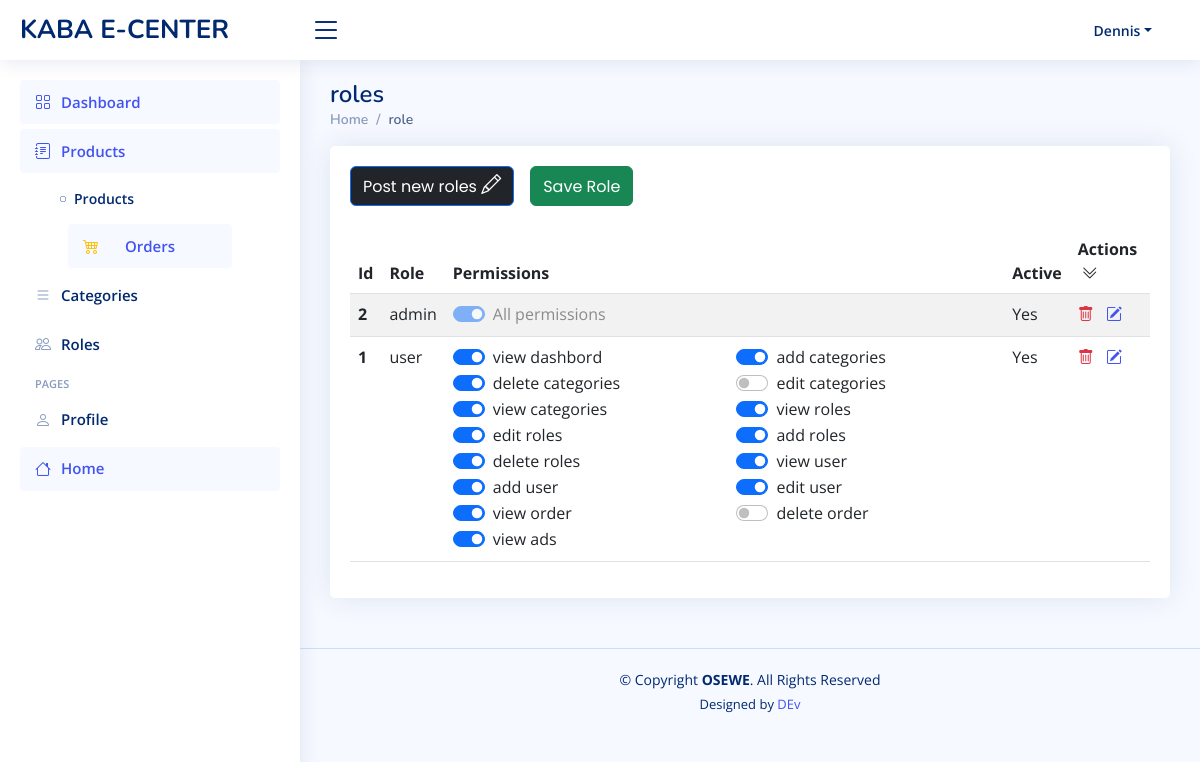
/public/admin/roles (signed in), run on the app's committed database.
### tables this page shows
CREATE TABLE `roles` (
  `id` int(11) NOT NULL,
  `role` varchar(40) NOT NULL,
  `disabled` tinyint(1) NOT NULL DEFAULT 0
);

### app/controllers/Admin.php (called while the page is built, shortened)
<?php
class Admin extends Controller
{
      public function roles($action =null, $id = null)
    {
            $data['action'] = $action;
            $data['id'] = $id;
            $data['title'] = "role";
            $role = new Role();
            if(user_can('view_roles'))
            {
              if($action == "add")
              {
                $data['role'] = $role->findALL();
                if($_SERVER['REQUEST_METHOD'] == 'POST' )
                      {
                        if(user_can('add_role'))
                        {
                          if($role->validate($_POST))
                          {
                              $_POST['slug'] = str_to_url($_POST['category']);
                              $role->insert($_POST);
                              message("Role created  successfuly");
                                redirect('admin/roles');
                          }
                        }
                        else
                        {
                          $role->errors['category'] = 'You have no permission!';
                        }
                          $data['errors']= $role->errors;
                      }
              }
              else
              {
                    $data['rows'] = $role->findALL();
              }
            }
            $this->view('admin/roles', $data);
  }
}

### app/core/app.php (called while the page is built, shortened)
<?php
class App
{
    protected $controller = '_404';
    protected $method = 'index';
    public function  __construct()
    {
     $arr = $this->getURL();
     $arr[0] = ucfirst($arr[0]);
        $filename = "../app/controllers/".$arr[0].".php";
     if(file_exists($filename))
        {
            $this->controller = $arr[0];
            unset($arr[0]);
        }
        else {
           require "../app/controllers/".$this->controller.".php";
        }
        $myController = new $this->controller();
        $myMethod = $arr[1] ?? '$this->method';
        if(!empty($arr[1]))
        {
            if(method_exists($myController, strtolower($myMethod)))
            {
                $this->method = strtolower($myMethod);
                unset($arr[1]);
            }
        }
        $arr = array_values($arr);
        call_user_func_array(array($myController, "$this->method"),$arr);
    }
    public function getURL()
    {
        $url = $_GET['url'] ?? 'home';
        $url = filter_var($url, FILTER_SANITIZE_URL);
        $arr = explode("/", $url);
        return $arr;
    }
}

### public/index.php (called while the page is built, shortened)
<?php
$app = new App();

### app/models/Auth.php (called while the page is built, shortened)
<?php
class auth{
     public static function logged_in()
     {
        if(!empty($_SESSION['USER_DATA']))
        {
            return  true;
        }
        else
        {
            return false;
        }
     }
      public static function __callstatic($fuction, $key)
     {
        $key = str_replace('get','', $fuction);
        $key = strtolower($key);
         if(!empty($_SESSION['USER_DATA']->$key))
        {
           return  $_SESSION['USER_DATA']->$key;
        }
     }
}

### app/core/database.php (called while the page is built)
<?php
class Database{
    private function connect(){
        $string = "mysql:host=".DBHOST.";dbname=".DBNAME;
        $con = new PDO($string,DBUSER,DBPASSWORD);
        return $con;
    }
    public function query($query, $data=[],$type = 'object')
    {
        $conn = $this->connect();
        $statement = $conn->prepare($query);
        if($statement)
        {
         $check = $statement->execute($data);
         if($check)
         {
            if($type == 'object')
            {
                $type = PDO::FETCH_OBJ;
            }
            else
            {
                $type = PDO::FETCH_ASSOC;
            }
            $result = $statement->fetchAll($type);
            if(is_array($result) && count($result)>0)
            {
                    if(property_exists($this, 'afterSelect'))
                    {
                        foreach ($this->afterSelect as  $functions) {
                        $result =  $this->$functions($result);
                        }
                    }
                return $result;
            }
         }
        }
        return false;
    }
}

### app/core/functions.php (called while the page is built, shortened)
<?php
function esc($str)
{
     return htmlspecialchars($str);
}
function user_can(string $permission):bool
{
   $role = Auth::getRole();
   $db = new Database();
   if(Auth::logged_in())
   {
       $sql = "select permission from permission_role where disabled = 0 && role_id  = :role";
      $myroles = $db->query($sql,['role'=>$role]);
      if($myroles){
         $myroles = array_column($myroles, 'permission');
      }
      else
      {
         $myroles = [];
      }
      if(in_array($permission,$myroles))
      {
                  return true;
      }
   }
  return false;
}

### app/core/model.php (called while the page is built, shortened)
<?php
class Model extends Database
{
    public $order = 'desc';
     public function findAll()
    {
        $sql = "select * from $this->table order by id $this->order";
         $result = $this->query($sql);
         if(is_array($result))
         {
             if(property_exists($this, 'afterSelect'))
            {
                foreach ($this->afterSelect as  $functions) {
                   $result =  $this->$functions($result);
                }
            }
            return $result ;
         }
         return false;
    }
}

### app/views/admin/roles.view.php (the view, shortened to what this page needs)
<main id="main" class="main">
  <?php if(user_can('view_roles')): ?>
<?php if($action == 'add'): ?>
     <?php if(message()): ?>
          <div  class="alert alert-danger alert-dismissible fade show" role="alert">
                      <i class="bi bi-exclamation-octagon me-1"></i>
                      <?php   echo message('',true);?>
                      <button type="button" class="btn-close" data-bs-dismiss="alert" aria-label="Close"></button>
          </div>
    <?php endif ?>
<?php if(user_can('add_roles')): ?>
<div class="card text-center mx-auto" style="width:30rem">
    <div class="card-body">
      <h5 class="card-title">Create Roles</h5>
      <form method="post" class="row g-3">
        <div class="col-md-12">
          <input type="text" name="role" class="form-control" placeholder="role name">
            <?php if(!empty($errors['role'])):?>
                <div class="text-danger"><?php echo $errors['role'] ?></div>
            <?php endif;?>
        </div>
        <div class="col-md-12">
          <div class="py-1">Active</div>
          <select name="disabled" id="inputState"  class="form-select">
            <option value="0" selected="">Yes</option>
            <option value="1" >No</option>
          </select>
        </div>
        <div class="text-center">
          <a href="<?php echo ROOT ?>/admin/roles" class="btn btn-secondary">Back to roles list</a>
          <button type="submit" class="btn btn-primary">Submit</button>
        </div>
      </form>
    </div>
</div>
      <?php else: ?>
        <div  class="alert alert-danger alert-dismissible fade show" role="alert">
          <i class="bi bi-exclamation-octagon me-1"></i>
              You dont have permission!
          <button type="button" class="btn-close" data-bs-dismiss="alert" aria-label="Close"></button>
        </div>
        <a href="<?php echo ROOT ?>/admin/roles" class="btn btn-secondary">Back to roles list</a>
      <?php endif ?>
<?php else:?>
    <?php if(user_can('view_roles')): ?>
    <div class="pagetitle">
      <h1>roles</h1>
      <nav>
        <ol class="breadcrumb">
          <li class="breadcrumb-item"><a href="i<?php echo ROOT ?>">Home</a></li>
          <li class="breadcrumb-item active"><?php echo esc($data['title']) ?? '' ?></li>
        </ol>
      </nav>
    </div>
    <section class="section">
      <div class="row">
        <div class="col-lg-12">
          <form method="post" class=" card">
            <div class="card-body ">
              <h5 class="card-title d-flex">
                <a class="pe-3" href="<?php echo ROOT ?>/admin/roles/add"><div class="btn btn-primary bg-dark float-end ">Post new roles <i class="bi bi-pencil h5"></i></div></a>
                <button  class="btn btn-success float-end ">Save Role <i class=" h5"></i></button>
              </h5>
              <div class="table-responsive">
                <table class="table table-striped">
                    <thead >
                    <tr >
                        <th scope="col">Id</th>
                        <th scope="col">Role</th>
                        <th scope="col">Permissions</th>
                        <th scope="col">Active</th>
                        <th scope="col">Actions<i class="bi bi-chevron-double-down px-1"></i></th>
                    </tr>
                    </thead>
                    <?php if(!empty($rows)): ?>
                    <tbody >
                        <?php foreach ($rows as $row): ?>
                    <tr>
                        <th scope="row"><?php echo esc($row->id ?? 'unknown') ?></th>
                        <td><?php echo esc($row->role ?? 'unknown') ?></td>
                        <td>
                         <div class="row">
                             <?php $incm = 0 ?>
                              <?php foreach(PERMISSIONS as $permission): ?>
                                <?php
                                $incm ++ ;
                                $row->permissions = $row->permissions ?? [];
                                ?>
                                <?php if(strtolower($row->role) == 'admin'): ?>
                                <div class="col-md-6">
                                  <div class="form-check form-switch">
                                    <input checked disabled  class="form-check-input" type="checkbox" id="<?php echo $incm?>flexSwitchCheckChecked<?php echo $row->id ?>" >
                                    <label class="form-check-label" for="<?php echo $incm?>flexSwitchCheckChecked<?php echo $row->id ?>"><div>All permissions</div></label>
                                  </div>
                                </div>
                                  <?php break; ?>
                                <?php endif ?>
                                <div class="col-md-6">
                                  <div class="form-check form-switch">
                                    <input  <?php echo (in_array($permission, $row->permissions)? 'checked': '') ?> value="<?php echo $permission ?>" name="<?php echo $row->id?>_<?php echo $incm ?>" class="form-check-input" type="checkbox" id="<?php echo $incm?>flexSwitchCheckChecked<?php echo $row->id ?>" >
                                    <label class="form-check-label" for="<?php echo $incm?>flexSwitchCheckChecked<?php echo $row->id ?>"><div><?php echo esc(str_replace('_', ' ',$permission)) ?></div></label>
                                  </div>
                                </div>
                              <?php endforeach ?>
                         </div>
                        </td>
                        <td><?php echo esc($row->disabled ? 'No': 'Yes' ?? 'unknown') ?></td>
                        <td>
                            <a href="<?php echo ROOT ?>/admin/roles/delete/<?php echo $row->id ?>"><i class="bi bi-trash text-danger pe-2"></i></a>
                            <a href="<?php echo ROOT ?>/admin/roles/edit/<?php echo $row->id ?>"><i class="bi bi-pencil-square"></i></a>
                        </td>
                    </tr>
                    <?php endforeach  ?>
                    </tbody>
                    <?php else: ?>
                    <tr class='text-center'><td colspan = '6'>no records found</td></tr>
                    <?php endif ?>
                </table>
              </div>
            </div>
          </form>
        </div>
      </div>
    </section>
    <?php endif ?>
    <?php endif ?>
    <?php endif ?>
</main>

### public/assets/admin_assets/assets/css/style.css (style rules this page uses)
:root { scroll-behavior: smooth; }
body { font-family: "Open Sans", sans-serif; background: #f6f9ff; color: #444444; }
a { color: #4154f1; text-decoration: none; }
h1, h2, h3, h4, h5, h6 { font-family: "Nunito", sans-serif; }
#main { margin-top: 60px; padding: 20px 30px; transition: all 0.3s; }
.pagetitle { margin-bottom: 10px; }
.pagetitle h1 { font-size: 24px; margin-bottom: 0; font-weight: 600; color: #012970; }
.card { margin-bottom: 30px; border: none; border-radius: 5px; box-shadow: 0px 0 30px rgba(1, 41, 112, 0.1); }
.card-title { padding: 20px 0 15px 0; font-size: 18px; font-weight: 500; color: #012970; font-family: "Poppins", sans-serif; }
.card-body { padding: 0 20px 20px 20px; }
.breadcrumb { font-size: 14px; font-family: "Nunito", sans-serif; color: #899bbd; font-weight: 600; }
.breadcrumb a { color: #899bbd; transition: 0.3s; }
.breadcrumb .breadcrumb-item::before { color: #899bbd; }
.breadcrumb .active { color: #51678f; font-weight: 600; }
@media (min-width: 1200px) { #main, #footer { margin-left: 300px; } }

### data on the page
roles: id "2", role "admin", disabled "Yes"
roles: id "1", role "user", permission "view dashbord", permission "add categories", permission "delete categories", permission "edit categories", permission "view categories", permission "view roles", permission "edit roles", permission "add roles", permission "delete roles", permission "view user", permission "add user", permission "edit user", permission "view order", permission "delete order", permission "view ads", disabled "Yes"

### other printed values
WEB_NAME "KABA E-CENTER"
Auth::getUsername() "Dennis"
$data['title'] "role"
